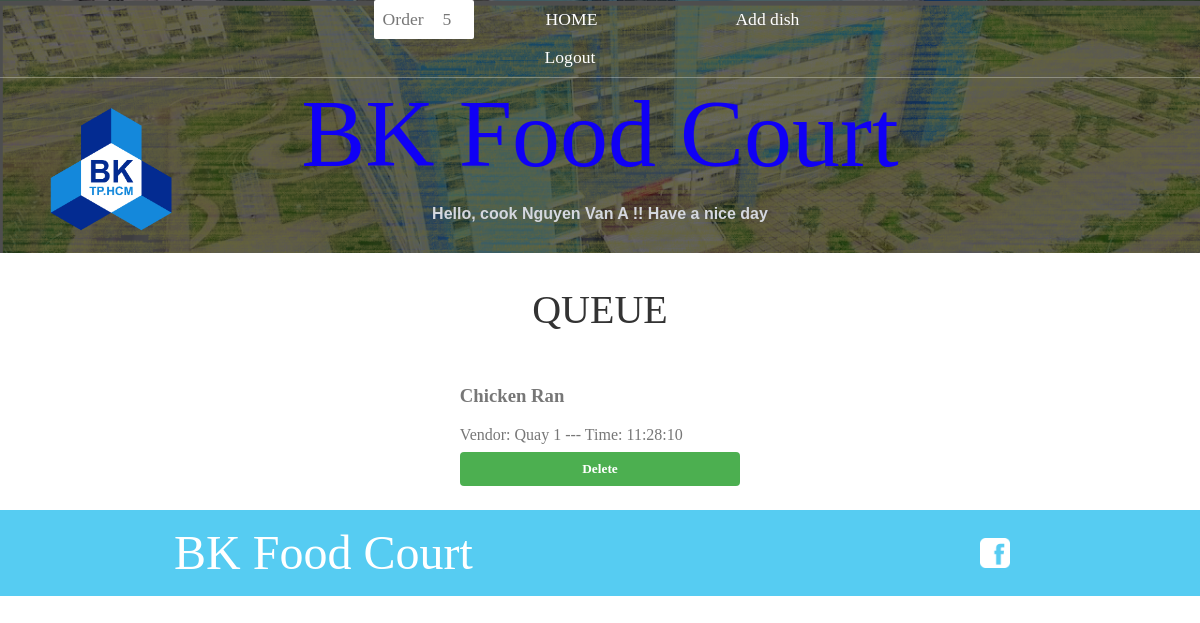
Page /cookSection/orderCook.php (signed in) on the earlier database version.
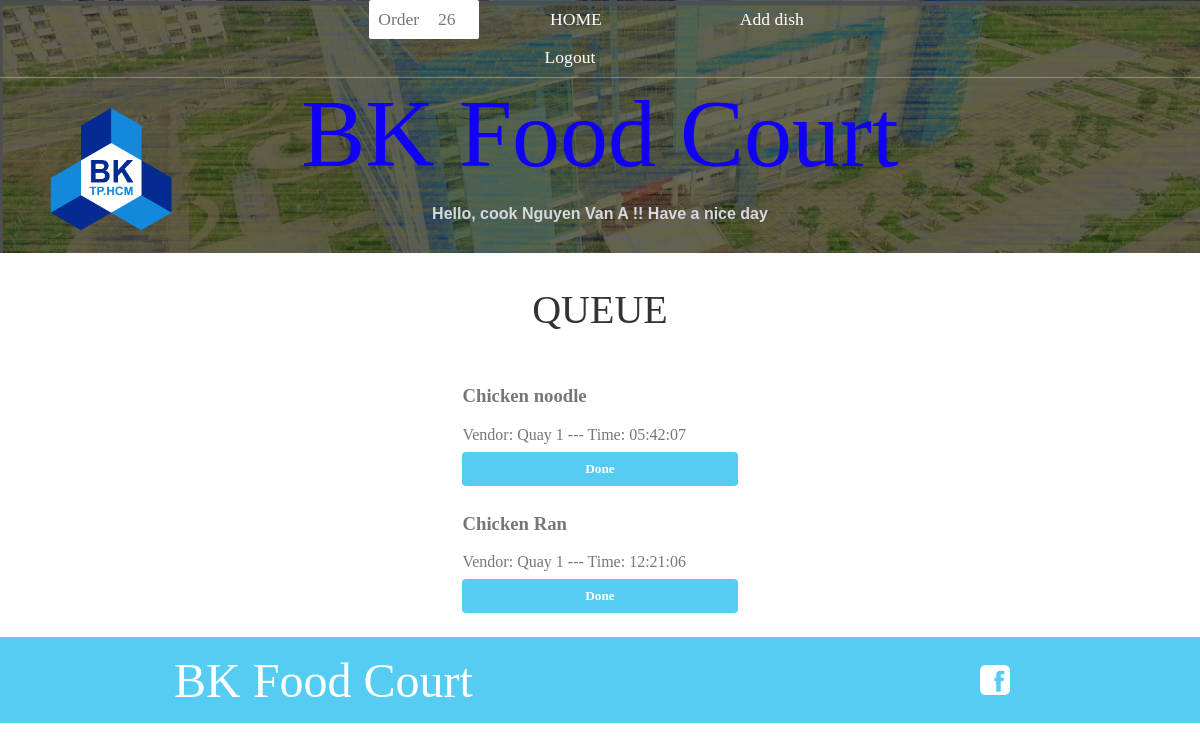
Same page on the later database version.
### tables this page shows
CREATE TABLE `dishqueue` (
  `id` int(11) NOT NULL,
  `dishname` varchar(30) NOT NULL,
  `cusID` int(11) NOT NULL,
  `vendor` varchar(30) NOT NULL,
  `priority` time DEFAULT NULL,
  `process` int(11) DEFAULT NULL
);

CREATE TABLE `cooks` (
  `id` int(10) UNSIGNED NOT NULL,
  `username` varchar(20) NOT NULL,
  `name` varchar(40) NOT NULL,
  `vendor` varchar(20) NOT NULL,
  `psw` varchar(20) DEFAULT NULL
);

### cookSection/queueDisplay.php (the view, shortened to what this page needs)
<?php
require_once("conection.php");
$cookid = $_SESSION['id'];
$sql = "SELECT vendor FROM cooks WHERE id = $cookid";
$result = mysqli_query($conn, $sql);
$row1 = mysqli_fetch_assoc($result);
$vendor = $row1['vendor'];
$sql = "SELECT * FROM dishqueue WHERE vendor='$vendor' ORDER BY priority ASC";
$result = mysqli_query($conn, $sql);
?>
<html lang="en">
<head>
    <link rel="stylesheet" href="../styles.css" />
</head>
<body>
    <div class="shop-items">
        <section class="container content-section">
            <?php
            if (mysqli_num_rows($result) > 0) {
                  while($row = mysqli_fetch_assoc($result)) {
                            $name = $row['dishname'];
                            $time = $row['priority'];
            ?>
                            <form action="./dequeue.php" method="post">
                                            <h1 class="pt-2"><?php echo $name ?></h1>
                                            <medium class="text-secondary">Vendor: <?php echo $vendor ?></medium>
                                            <medium class="text-secondary"> --- Time: <?php echo $time ?></medium>
                                            <?php
                                                if ($row['process'] == 0) {
                                                    echo "<button class=\"btn btn-primary shop-item-button\" type=\"submit\">Done";
                                                }
                                                else{
                                                    echo "<button class=\"btn btn-primary shop-item-button button2\" type=\"submit\">Delete";
                                                }
                                            ?></button>
                            </form>
            <?php
                    }
              }   else {
                  echo "No order is need to process";
              }
            ?>
        </section>
    </div>
</body>
</html>

### cookSection/orderCook.php (shortened to what this page needs)
<!DOCTYPE php>
<php>
    <head>
        <link rel="stylesheet" href="../styles.css" />
        <link rel="stylesheet" href="../toggleButton.css" />
    </head>
    <body>
        <?php
            require_once("Cook-header.php");
        ?>
        <section class="container content-section">
            <h2 class="section-header">QUEUE</h2>
            <?php
                    include 'queueDisplay.php';
            ?>
        </section>
        <footer class="main-footer">
            <div class="container main-footer-container">
                <h3 class="band-name">BK Food Court</h3>
                <ul class="nav footer-nav">
                    <li>
                        <a href="https://www.facebook.com" target="_blank">
                            <img src="../Images/Facebook Logo.png">
                        </a>
                    </li>
                </ul>
            </div>
        </footer>
    </body>
</php>

### cookSection/Cook-header.php (shortened to what this page needs)
<?php
    require_once("conection.php");
?>
        <header class="main-header">
            <div class="up-bar">
                <nav class="main-nav nav">
                    <ul>
                        <a href="orderCook.php" class="notification">
                            <span>Order</span>
                            <span class="bagde"><?php
                                $sql = "SELECT * FROM dishqueue";
                                $result2 = mysqli_query($conn, $sql);
                                $count = mysqli_num_rows($result2);
                                if ($count > 0){
                                    echo "<span id=\"cart_count\" class=\"text-warning bg-light\">$count</span>";
                                }else{
                                    echo "<span id=\"cart_count\" class=\"text-warning bg-light\">0</span>";
                                }
                            ?></span>
                        </a>
                        <li><a href="cookHome.php">HOME</a></li>
                        <li><a href="addDish.php">Add dish</a></li>
                        <nav class="main-nav-login-out">
                            <li><a href="logout.php">Logout</a></li>
                        </nav>
                    </ul>
                </nav>
            </div>
            <div class="head-display">
                <img class="logo-BK" src="../images/logo-BK.png">
                <h1 class="band-name band-name-large">BK Food Court </h1>
                <h3 class="name-team">Hello, cook <?php
                if(isset($_SESSION['id'])){
                    if( $_SESSION['id'] != 0){
                        echo $_SESSION['name'];
                    }
                }
                ?> !! Have a nice day</h3>
            </div>
</header>

### styles.css (style rules this page uses)
* { box-sizing: border-box; font-family: Raleway; color: #777; }
html, body { margin: 0; padding: 0; min-height: 100%; }
.nav ul { margin: 0; }
.nav li { display: inline; }
.nav a { display: inline-block; padding: .5em; color: white; text-decoration: none; }
.main-nav { text-align: center; font-size: 1.1em; font-weight: lighter; border-bottom: 1px solid rgba(255, 255, 255, .3) }
.main-nav li { padding: 0 5%; }
.main-nav-login-out { margin: right; align-items: right; align-self: right; position: relative; padding-right: 0px; margin-right: 100px; margin-block-end: auto; }
.main-header { background-color: rgba(0, 0, 0, .6); background-image: url("Images/bk-bgr.png"); background-blend-mode: multiply; background-size: cover; padding-bottom: 30px; }
.band-name { text-align: center; margin: 0; font-size: 3em; font-family: "HussarBoldWeb-bf92"; font-weight: normal; color: white; }
.band-name-large { font-size: 6em; color: #1000f5; }
.name-team { font-family: sans-serif; font-size: 1em; color: #d5d8df; text-align: center; margin-bottom: 0px; padding-bottom: 0px; position: relative; }
.content-section { margin: 1em; }
.container { max-width: 900px; margin: 0 auto; padding: 0 1.5em; }
.section-header { font-family: "HussarBoldWeb-bf92"; font-weight: normal; color: #333; text-align: center; font-size: 2.5em; }
.main-footer { background-color: #56CCF2; color: white; padding: .25em 0; }
.main-footer-container { display: flex; align-items: center; }
.main-footer-container ul { flex-grow: 1; text-align: end; }
.footer-nav li { padding: 0 .5em; }
.footer-nav img { width: 30px; height: 30px; }
.btn { text-align: center; vertical-align: middle; padding: .67em .67em; cursor: pointer; }
.btn-primary { color: white; background-color: #56CCF2; border: none; border-radius: .3em; font-weight: bold; }
.shop-items { display: flex; flex-wrap: wrap; justify-content: space-around; }
.logo-BK { position: absolute; height: 150px; width: auto; margin-top: 20px; margin-left: 30px; }
button { background-color: #2D9CDB; color: white; padding: 14px 20px; margin: 8px 0; border: none; cursor: pointer; width: 100%; }
* { box-sizing: border-box; }
#cart_count { text-align: center; padding: 0 0.9rem 0.1rem 0.9rem; border-radius: 3rem; }

### toggleButton.css (style rules this page uses)
.notification { background-color: white; color: white; text-decoration: none; padding: 15px 26px; position: relative; display: inline-block; border-radius: 2px; }

### cookSection/queueDisplay.php (style rules this page uses)
.button2 { background-color: #4CAF50; }

Differences in the rows shown:
added dishqueue: dishname "Chicken noodle", $vendor "Quay 1", priority "05:42:07", shows "Done"
changed dishqueue "Chicken Ran": priority "11:28:10" → "12:21:06"; process "Delete" → "Done"
Other differences:
$count: "5" → "26"
